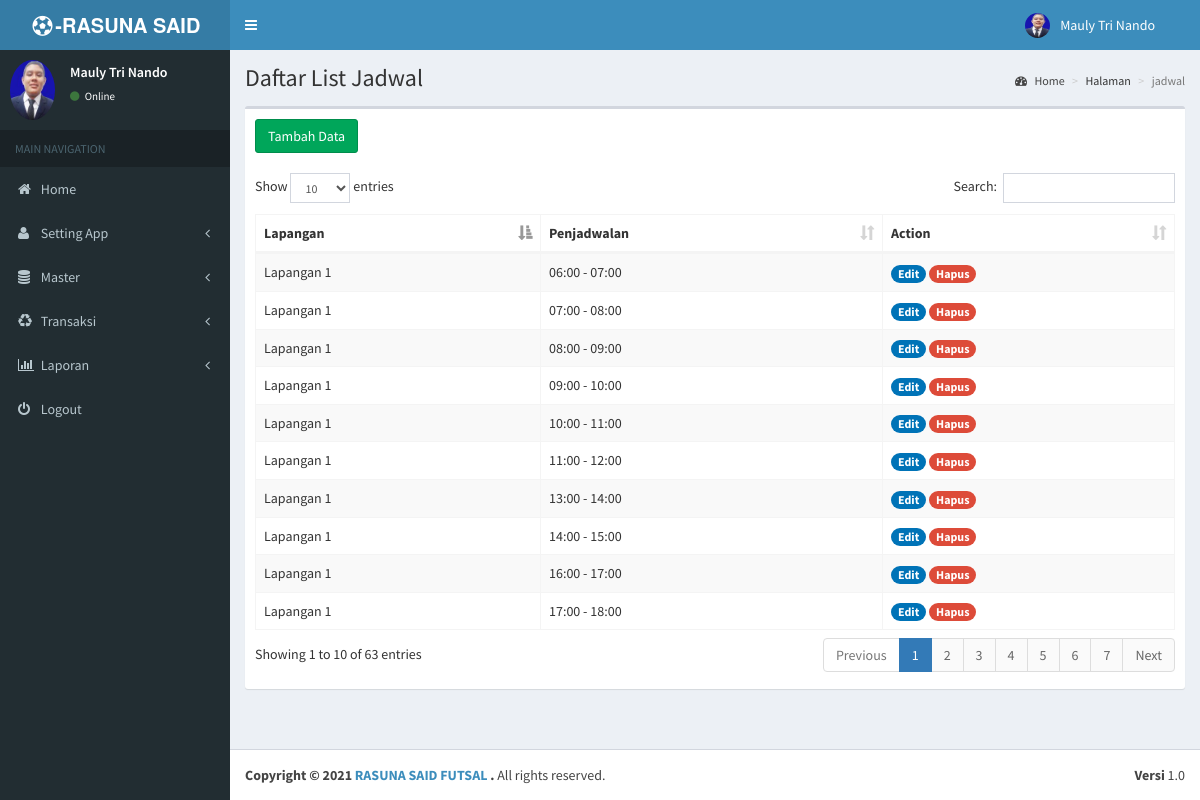
The app's page /index.php?halamane=jadwal (signed in) with its own data.
### tables this page shows
CREATE TABLE `identitas` (
  `id_identitas` varchar(3) NOT NULL,
  `nama_identitas` varchar(35) NOT NULL,
  `alamat` text NOT NULL,
  `no_telp` varchar(12) NOT NULL,
  `rekening` text NOT NULL,
  `email` varchar(25) NOT NULL
);

CREATE TABLE `jadwal` (
  `id_jadwal` int(5) NOT NULL,
  `id_lapangan` varchar(5) NOT NULL,
  `nama_jadwal` varchar(20) NOT NULL,
  `remark` int(3) NOT NULL
);

CREATE TABLE `lapangan` (
  `id_lapangan` varchar(3) NOT NULL,
  `nama_lapangan` varchar(35) NOT NULL,
  `harga` int(10) NOT NULL,
  `blokir` enum('Y','N') NOT NULL DEFAULT 'N'
);

### halaman/hal_jadwal/jadwal.php (the view, shortened to what this page needs)
    <section class="content-header">
      <h1>Daftar List Jadwal<small></small></h1>
      <ol class="breadcrumb">
        <li><a href="#"><i class="fa fa-dashboard"></i> Home</a></li>
        <li>Halaman</li>
        <li class="active"><?php echo"$_GET[halamane]"; ?></li>
      </ol>
    </section>
<?php
 if (empty($_SESSION['username']) AND empty($_SESSION['passuser'])){
  echo "<link href='style.css' rel='stylesheet' type='text/css'>
 <center>Untuk mengakses halaman, Anda harus login <br>";
  echo "<a href=../../index.php><b>LOGIN</b></a></center>";
}
else{
$aksi="halaman/hal_jadwal/aksi_jadwal.php";
switch($_GET[act]){
  default:
echo " <section class='content'>
      <div class='row'>
        <div class='col-xs-12'>
           <div class='box'>
            <div class='box-header'>
              <h3 class='box-title'><a href='?halamane=jadwal&act=tambahjadwal' class='btn btn-large btn-success'><span>Tambah Data</span></a></h3>
            </div>
            <div class='box-body'>
              <table id='example1' class='table table-bordered table-striped'>
                <thead>
                <tr>
                  <th>Lapangan</th>
                  <th>Penjadwalan</th>
                  <th>Action</th>
                </tr>
                </thead>
                <tbody>";
    $tampil = mysql_query("SELECT * FROM jadwal ORDER BY id_jadwal ASC");
    while($r=mysql_fetch_array($tampil)){
   $l=mysql_fetch_array(mysql_query("SELECT * FROM lapangan WHERE id_lapangan='$r[id_lapangan]'"));
   echo "<tr>
    <td>$l[nama_lapangan]</td>
   <td>$r[nama_jadwal]</td>
   <td><a href='?halamane=jadwal&act=editjadwal&id=$r[id_jadwal]'><span class='badge bg-blue'>Edit</span></a>
       <a onclick=\"return confirm('Are sure want to delete this data ??')\" href='$aksi?halamane=jadwal&act=hapus&id=$r[id_jadwal]'><span class='badge bg-red'>Hapus</span></a></td>
   </tr> ";
  }
                echo"</tbody>
              </table>
            </div>
          </div>
        </div>
    </section>
    ";
   break;
   }
   }
   ?>
   </div>
   </div>

### index.php (shortened to what this page needs)
<?php
if (isset($_SESSION['username']) && isset($_SESSION['namauser']) && isset($_SESSION['namalengkap']) && isset($_SESSION['passuser']) && isset($_SESSION['level']))
{
$i=mysql_fetch_array(mysql_query("SELECT * FROM identitas WHERE id_identitas='00'"));
?>
<!DOCTYPE html>
<html>
<head>
  <link rel="stylesheet" href="bootstrap/css/bootstrap.min.css">
  <link rel="stylesheet" href="dist/css/font-awesome.min.css">
  <link rel="stylesheet" href="dist/css/ionicons.min.css">
  <link rel="stylesheet" href="dist/css/AdminLTE.min.css">
  <link rel="stylesheet" href="dist/css/skins/_all-skins.min.css">
  <link rel="stylesheet" href="plugins/bootstrap-wysihtml5/bootstrap3-wysihtml5.min.css">
  <link rel="stylesheet" href="plugins/daterangepicker/daterangepicker-bs3.css">
  <link rel="stylesheet" href="plugins/datepicker/datepicker3.css">
  <link rel="stylesheet" href="plugins/iCheck/all.css">
  <link rel="stylesheet" href="plugins/colorpicker/bootstrap-colorpicker.min.css">
  <link rel="stylesheet" href="plugins/timepicker/bootstrap-timepicker.min.css">
  <link rel="stylesheet" href="plugins/select2/select2.min.css">
  <link rel="stylesheet" href="plugins/datatables/dataTables.bootstrap.css">
<link href='plugins/fullcalendar/fullcalendar.css' rel='stylesheet' />
<link href='plugins/fullcalendar/fullcalendar.print.css' rel='stylesheet' media='print' />
</head>
<body class="hold-transition skin-blue fixed sidebar-mini">
<div class="wrapper">
  <header class="main-header">
    <a href="index.php?halamane=home" class="logo">
      <span class="logo-lg"><b><i class="fa fa-fw fa-soccer-ball-o"></i>-<?php echo"$i[nama_identitas]"; ?></b></i></span>
    </a>
    <nav class="navbar navbar-static-top">
      <a href="#" class="sidebar-toggle" data-toggle="offcanvas" role="button">
      </a>
      <div class="navbar-custom-menu">
        <ul class="nav navbar-nav">
          <li class="dropdown user user-menu">
            <a href="#" class="dropdown-toggle" data-toggle="dropdown">
              <?php
               if ($_SESSION['level'] =='admin'){
              ?>
              <img src="<?php echo"foto_user/small_$_SESSION[foto]";?>" class="user-image" alt="User Image">
               <?php
             }
               else{
                echo"<img src=\"foto_user/user.png\" class=\"user-image\" alt=\"User Image\">";
               }
              ?>
              <span class="hidden-xs"><?php echo"$_SESSION[namalengkap]";?></span>
            </a>
          </li>
          <li>
           <a></a>
          </li>
        </ul>
      </div>
    </nav>
  </header>
  <aside class="main-sidebar">
    <section class="sidebar">
      <div class="user-panel">
        <div class="pull-left image">
        <?php
               if ($_SESSION['level'] =='admin'){
              ?>
              <img src="<?php echo"foto_user/small_$_SESSION[foto]";?>" class="img-circle" alt="User Image">
               <?php
             }
               else{
                echo"<img src=\"foto_user/user.png\" class=\"user-image\" alt=\"User Image\">";
               }
              ?>
        </div>
        <div class="pull-left info">
          <p><?php echo"$_SESSION[namalengkap]";?></p>
          <a href="#"><i class="fa fa-circle text-success"></i> Online</a>
        </div>
      </div>
      <ul class="sidebar-menu">
        <?php
echo"<li class='header'>MAIN NAVIGATION</li>
<li><a href='index.php?halamane=home'><i class='fa fa-home'></i> <span>Home</span></a></li>
</li>";
         if ($_SESSION['level'] =='admin'){
        echo"<li class='treeview'>
          <a href='#'>
            <i class='fa fa-user'></i>
            <span>Setting App</span>
            <i class='fa fa-angle-left pull-right'></i>
          </a>
          <ul class='treeview-menu'>
            <li><a href='index.php?halamane=member'><i class='fa fa-circle-o'></i>User Account</a></li>
            <li><a href='index.php?halamane=member&act=akun-member'><i class='fa fa-circle-o'></i>Member Account</a></li>
            <li><a href='index.php?halamane=identitas'><i class='fa fa-circle-o'></i> Identitas Web</a></li></ul>
        </li>
     <li class='treeview'>
          <a href='#'>
            <i class='fa fa-database'></i>
            <span>Master</span>
            <i class='fa fa-angle-left pull-right'></i>
          </a>
          <ul class='treeview-menu'>
         <li><a href='index.php?halamane=lapangan'><i class='fa fa-circle-o'></i> Daftar Lapangan</a></li>
         <li><a href='index.php?halamane=konfirmasi'><i class='fa fa-circle-o'></i> Daftar Konfirmasi</a></li>
          </ul>
        </li>
         <li class='treeview'>
          <a href='#'>
            <i class='fa fa-recycle'></i>
            <span>Transaksi</span>
            <i class='fa fa-angle-left pull-right'></i>
          </a>
          <ul class='treeview-menu'>
         <li><a href='index.php?halamane=jadwal'><i class='fa fa-circle-o'></i> Penjadwalan</a></li>
         <li><a href='index.php?halamane=pilih-jadwal'><i class='fa fa-circle-o'></i> Jadwal Hari Ini</a></li>
         <li><a href='index.php?halamane=transaksi'><i class='fa fa-circle-o'></i> Rekap Transaksi</a></li>
          </ul>
        </li>
         <li class='treeview'>
          <a href='#'>
            <i class='fa fa-bar-chart'></i>
            <span>Laporan</span>
            <i class='fa fa-angle-left pull-right'></i>
          </a>
          <ul class='treeview-menu'>
         <li><a href='index.php?halamane=laptrans'><i class='fa fa-circle-o'></i> Laporan Transaksi</a></li>
          </ul>";
           }
       echo"<li><a href='logout.php'><i class='fa fa-power-off'></i> <span>Logout</span></a></li>";
        ?>
      </ul>
    </section>
  </aside>
  <div class="content-wrapper">
  <?php include "content.php"; ?>
  <footer class="main-footer">
    <div class="pull-right hidden-xs">
      <div align="center"><b>Versi</b> 1.0
      </div>
    </div>
    <strong>Copyright &copy; 2021 <a href="http://"><?php echo"$i[nama_identitas]"; ?></a>.</strong> All rights
    reserved.
  </footer>
</body>
</html>
<?php
}
else
{
	lompat_ke("login.html");
}
?>

### records on screen
identitas: nama_identitas "RASUNA SAID…", nama_identitas "RASUNA SAID FUTSAL"
jadwal: id_lapangan.nama_lapangan "Lapangan 1", nama_jadwal "06:00 - 07:00"
jadwal: id_lapangan.nama_lapangan "Lapangan 1", nama_jadwal "07:00 - 08:00"
jadwal: id_lapangan.nama_lapangan "Lapangan 1", nama_jadwal "08:00 - 09:00"
jadwal: id_lapangan.nama_lapangan "Lapangan 1", nama_jadwal "09:00 - 10:00"
jadwal: id_lapangan.nama_lapangan "Lapangan 1", nama_jadwal "10:00 - 11:00"
jadwal: id_lapangan.nama_lapangan "Lapangan 1", nama_jadwal "11:00 - 12:00"
jadwal: id_lapangan.nama_lapangan "Lapangan 1", nama_jadwal "13:00 - 14:00"
jadwal: id_lapangan.nama_lapangan "Lapangan 1", nama_jadwal "14:00 - 15:00"
jadwal: id_lapangan.nama_lapangan "Lapangan 1", nama_jadwal "16:00 - 17:00"
jadwal: id_lapangan.nama_lapangan "Lapangan 1", nama_jadwal "17:00 - 18:00"

### other values on screen
$_SESSION[namalengkap] "Mauly Tri Nando"
$_GET[halamane] "jadwal"
